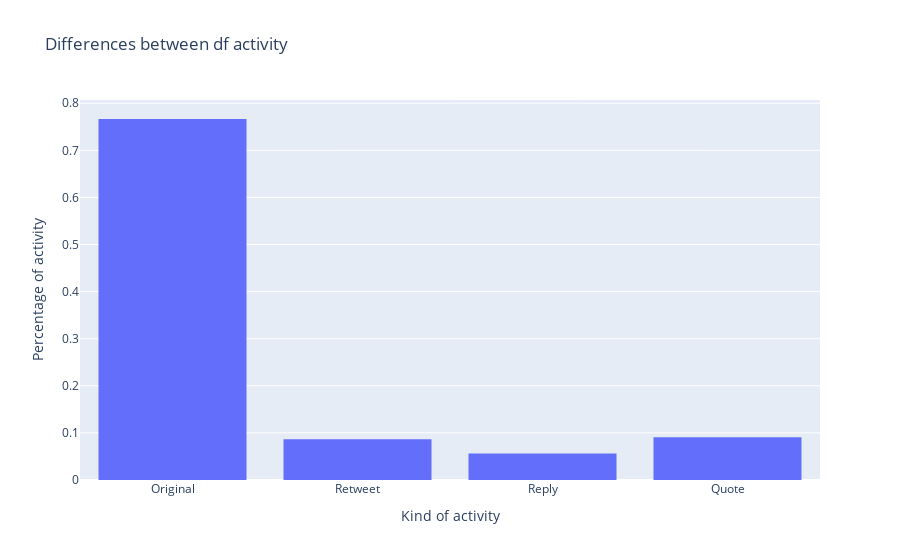

The code cell stored with this chart in its notebook:
### Markdown cell above
# Split

### Code cell
rp = df[df["in_reply_to_userid"].notna()]
rt = df[df["retweet_tweetid"].notna() & df["in_reply_to_userid"].isna()]
qt = df[df["quoted_tweet_tweetid"].notna() & df["retweet_tweetid"].isna() & df["in_reply_to_userid"].isna()]
tot = df[df["quoted_tweet_tweetid"].isna() & df["retweet_tweetid"].isna() & df["in_reply_to_userid"].isna()] 
values = [(len(tot)/len(df)), (len(rt)/len(df)), 
              (len(rp)/len(df)), (len(qt)/len(df))]
labels = ["Original", "Retweet", "Reply", "Quote"]
fig = go.Figure()
fig.add_trace(go.Histogram(histfunc="sum", y=values, x=labels))
fig.update_layout(
    title="Differences between df activity",
    xaxis_title="Kind of activity",
    yaxis_title="Percentage of activity",
    legend_title="Legend")
fig.show()
print(f"checksum activities: {len(qt) + len(rp) + len(rt) + len(tot) == len(df)}")

### Figure 1 — Plotly figure (JSON) as saved in the notebook; plotly's stock layout.template omitted (floating-point values rounded to 4 significant figures)
{"data": [{"histfunc": "sum", "type": "histogram", "x": ["Original", "Retweet", "Reply", "Quote"], "y": [0.7665, 0.08641, 0.05641, 0.0907]}], "layout": {"legend": {"title": {"text": "Legend"}}, "title": {"text": "Differences between df activity"}, "xaxis": {"title": {"text": "Kind of activity"}}, "yaxis": {"title": {"text": "Percentage of activity"}}}}
